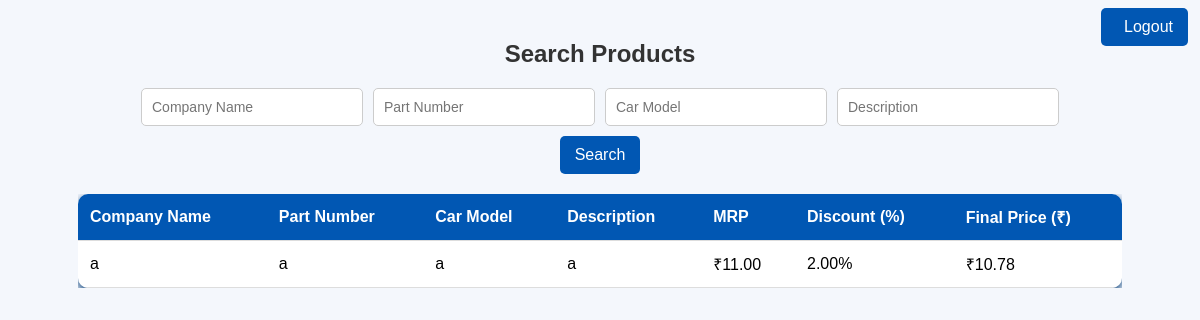
Before: /w/search/ (signed in) with the older database file.
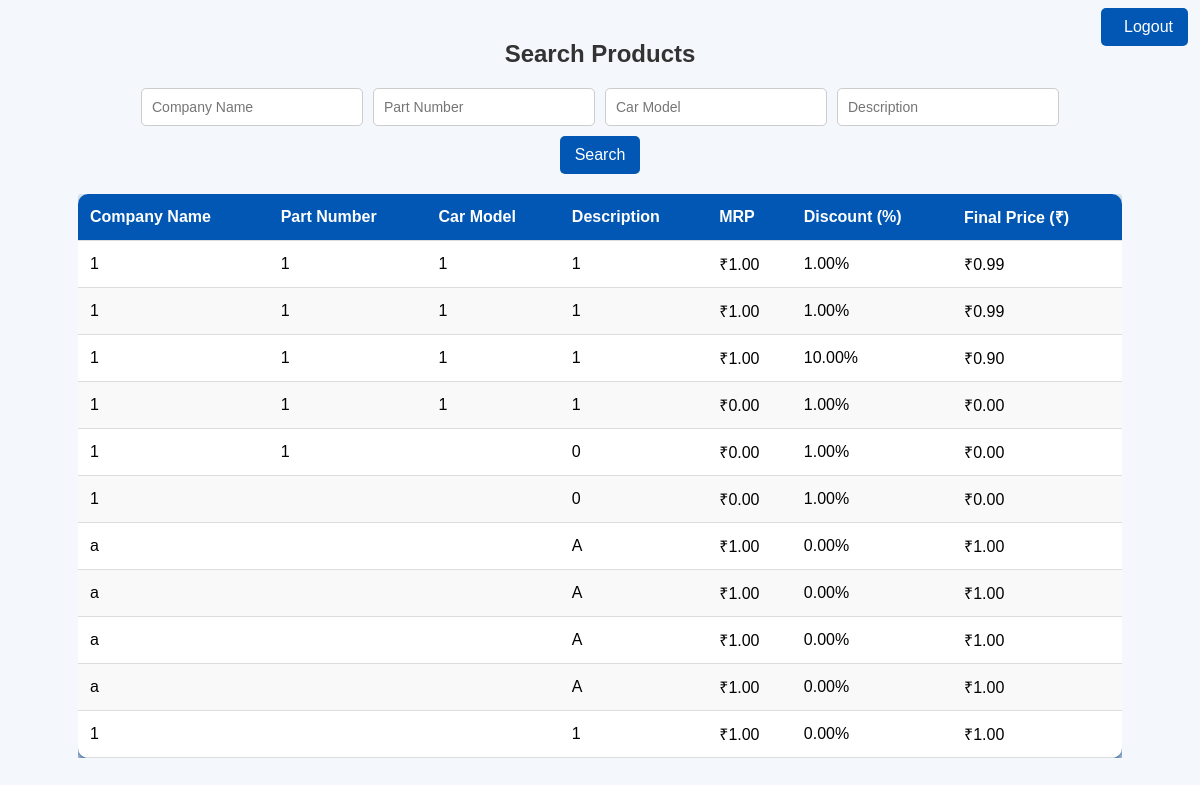
After: the same page with the newer database file.
### authentication/models.py (models this page shows, shortened)
class Product(models.Model):
    company_name = models.CharField(max_length=255,default='',blank=False)
    part_number = models.CharField(max_length=255,default='', blank=True)
    car_model = models.CharField(max_length=255,default='', blank=True)
    description = models.TextField(default='', blank=False, null=True)
    mrp = models.DecimalField(max_digits=10, decimal_places=2,blank=False)
    discount = models.DecimalField(max_digits=5, decimal_places=2,default=0,blank=True)
    final_price = models.DecimalField(max_digits=10, decimal_places=2, editable=False)
    c_price = models.DecimalField(max_digits=5, decimal_places=2,default=0,blank=True)
    m_price = models.DecimalField(max_digits=5, decimal_places=2,default=0,blank=True)

### worker/views.py (the view)
# urls.py: path("search/", views.search_product, name="search_product"),
@login_required(login_url='userlogin')
def search_product(request):
    user = request.user
    if not hasattr(user, 'worker'):
        messages.error(request, 'You are not a worker. We are logging you out.')
        logout(request)
        return redirect('userlogin')
    query_company = request.GET.get("company_name", "")
    query_part = request.GET.get("part_number", "")
    query_car_model = request.GET.get("car_model", "")
    query_description = request.GET.get("description", "")
    products = Product.objects.all()
    if query_company:
        products = products.filter(company_name__icontains=query_company)
    if query_part:
        products = products.filter(part_number__icontains=query_part)
    if query_car_model:
        products = products.filter(car_model__icontains=query_car_model)
    if query_description:
        products = products.filter(description__icontains=query_description)
    return render(request, "find_product.html", {
        "products": products,
        "query_company": query_company,
        "query_part": query_part,
        "query_car_model": query_car_model,
        "query_description": query_description,
    })

### worker/templates/find_product.html (shortened to what this page needs)
<!DOCTYPE html>
<html lang="en">
<head>
</head>
<body>
    <form id="logoutForm" method="POST" action="{% url 'logout' %}">
        <button type="submit" id="logoutButton" class="logout-btn style"
            style="position: absolute; top: 1%; right: 1%; padding: 5px -5px;">
             Logout
        </button>
    </form>
    <h2>Search Products</h2>
    <form method="get" class="search-container">
        <input type="text" name="company_name" value="{{ query_company }}" placeholder="Company Name">
        <input type="text" name="part_number" value="{{ query_part }}" placeholder="Part Number">
        <input type="text" name="car_model" value="{{ query_car_model }}" placeholder="Car Model">
        <input type="text" name="description" value="{{ query_description }}" placeholder="Description">
        <div style="width: 100%; text-align: center;">
            <button type="submit">Search</button>
        </div>
    </form>
    {% if products %}
        <div class="table-container">
            <table>
                <thead>
                    <tr>
                        <th>Company Name</th>
                        <th>Part Number</th>
                        <th>Car Model</th>
                        <th>Description</th>
                        <th>MRP</th>
                        <th>Discount (%)</th>
                        <th>Final Price (₹)</th>
                    </tr>
                </thead>
                <tbody>
                    {% for product in products %}
                        <tr>
                            <td>{{ product.company_name }}</td>
                            <td>{{ product.part_number }}</td>
                            <td>{{ product.car_model }}</td>
                            <td>{{ product.description }}</td>
                            <td>₹{{ product.mrp }}</td>
                            <td>{{ product.discount }}%</td>
                            <td>₹{{ product.final_price }}</td>
                        </tr>
                    {% endfor %}
                </tbody>
            </table>
        </div>
    {% else %}
        <p class="no-products">No products found</p>
    {% endif %}
</body>
</html>

### worker/templates/find_product.html (style rules this page uses)
body { font-family: Arial, sans-serif; background-color: #f4f7fc; margin: 0; padding: 20px; text-align: center; }
h2 { color: #333; }
.search-container { display: flex; flex-wrap: wrap; justify-content: center; gap: 10px; margin-bottom: 20px; }
input { padding: 10px; width: 200px; border-radius: 5px; border: 1px solid #ccc; font-size: 14px; }
button { background-color: rgb(1, 87, 179); color: white; border: none; padding: 10px 15px; font-size: 16px; cursor: pointer; border-radius: 5px; transition: background 0.3s ease; }
.table-container { margin: 20px auto; width: 90%; overflow-x: auto; }
table { width: 100%; border-collapse: collapse; background: white; box-shadow: 0px 4px 10px rgb(1, 58, 119); border-radius: 10px; overflow: hidden; }
th, td { padding: 12px; text-align: left; border-bottom: 1px solid #ddd; }
th { background-color: rgb(1, 87, 179); color: white; }
tr:nth-child(even) { background-color: #f9f9f9; }

Changed rows visible on the page:
removed Product: company_name "a", part_number "a", car_model "a", description "a", mrp "11.00", discount "2.00", final_price "10.78"
added Product: company_name "1", part_number "1", car_model "1", description "1", mrp "1.00", discount "1.00", final_price "0.99"
added Product: company_name "1", part_number "1", car_model "1", description "1", mrp "1.00", discount "1.00", final_price "0.99"
added Product: company_name "1", part_number "1", car_model "1", description "1", mrp "1.00", discount "10.00", final_price "0.90"
added Product: company_name "1", part_number "1", car_model "1", description "1", mrp "0.00", discount "1.00", final_price "0.00"
added Product: company_name "1", part_number "1", description "0", mrp "0.00", discount "1.00", final_price "0.00"
added Product: company_name "1", description "0", mrp "0.00", discount "1.00", final_price "0.00"
added Product: company_name "a", description "A", mrp "1.00", discount "0.00", final_price "1.00"
added Product: company_name "a", description "A", mrp "1.00", discount "0.00", final_price "1.00"
added Product: company_name "a", description "A", mrp "1.00", discount "0.00", final_price "1.00"
added Product: company_name "a", description "A", mrp "1.00", discount "0.00", final_price "1.00"
added Product: company_name "1", description "1", mrp "1.00", discount "0.00", final_price "1.00"
